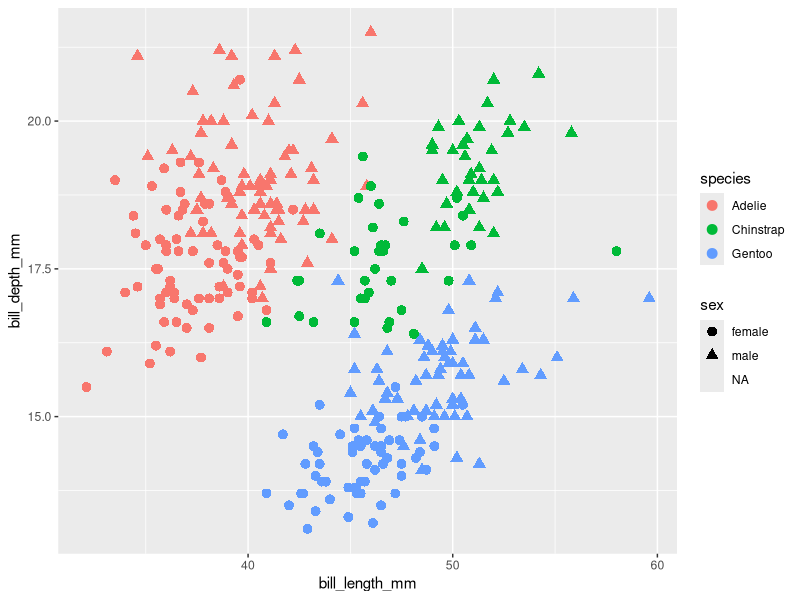

Write R code to recreate this figure.
## ---- chunk 1
#| label: installpackage 
#| install.packages("palmerpenguins")


## ---- chunk 2
#| label: loadlibraries
library(tidyverse)
library(palmerpenguins)

## ---- chunk 3
#| label: loaddata
penguins

## ---- chunk 4
#| label: examinedata
head(penguins)

## ---- chunk 5
#| label: theplot
ggplot(data=penguins)+
    geom_point(aes(x=bill_length_mm,y = bill_depth_mm,color=species,shape=sex),size=3)

